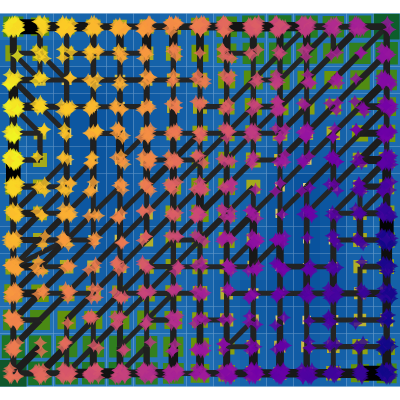

The notebook cell saved with this chart:
### Code cell
fig4 = basin.pond() \
    .pad_layer(gap="nogap") \
    .rhizome_layer() \
    .attraction_layer(X_scaled, marker=dict(color=y, colorscale="plasma", symbol="star-diamond", opacity=.8), name="Projection of training data colored by Manifold position") \
    .visualize(**plot_args);
